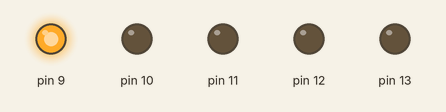
Bench run of a sketch on a simulated Arduino Uno, built with avr-gcc and run on an emulated ATmega328P. On the bench: output pins drawn as LEDs (lit = HIGH).

Above: at 0.02 s.
At 0.37 s:
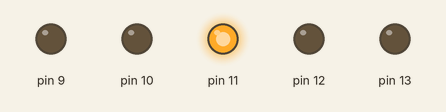
At 0.82 s:
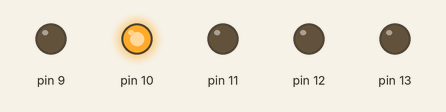
At 1.47 s:
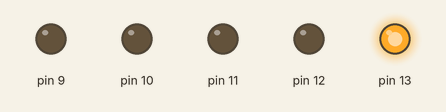
At 2.92 s:
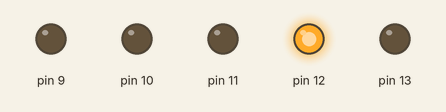
Timing chart, 0 to 3.2 s (numbered marks = the images above):
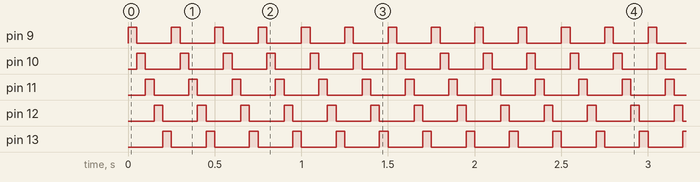

The sketch:

running_light.ino
```cpp
int LED1 = 9;
int LED2 = 10;
int LED3 = 11;
int LED4 = 12;
int LED5 = 13;

void setup() {
  for (int i=9; i<14; i++) {
    pinMode(i, OUTPUT);
  }
}

void loop() {
  for (int i=9; i<14; i++) {
    digitalWrite(i, HIGH);
    delay(50);
    digitalWrite(i, LOW);
  }
}
```

Measured:
- by itself, pin 9–13: alternates HIGH for 0.05 s and LOW for 0.20 s
